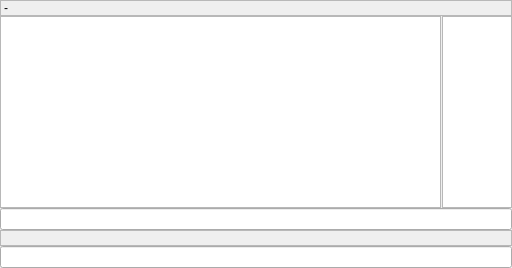
<?xml version="1.0" encoding="UTF-8"?>
<ui version="4.0">
 <class>MessageView</class>
 <widget class="QWidget" name="MessageView">
  <layout class="QVBoxLayout" name="verticalLayout">
   <property name="spacing">
    <number>0</number>
   </property>
   <property name="margin">
    <number>0</number>
   </property>
   <item>
    <widget class="QLabel" name="topicLabel">
     <property name="sizePolicy">
      <sizepolicy hsizetype="Preferred" vsizetype="Maximum">
       <horstretch>0</horstretch>
       <verstretch>0</verstretch>
      </sizepolicy>
     </property>
     <property name="autoFillBackground">
      <bool>true</bool>
     </property>
     <property name="frameShape">
      <enum>QFrame::StyledPanel</enum>
     </property>
     <property name="frameShadow">
      <enum>QFrame::Raised</enum>
     </property>
     <property name="text">
      <string>-</string>
     </property>
     <property name="wordWrap">
      <bool>true</bool>
     </property>
     <property name="openExternalLinks">
      <bool>true</bool>
     </property>
    </widget>
   </item>
   <item>
    <widget class="QSplitter" name="splitter">
     <property name="sizePolicy">
      <sizepolicy hsizetype="Expanding" vsizetype="Expanding">
       <horstretch>0</horstretch>
       <verstretch>0</verstretch>
      </sizepolicy>
     </property>
     <property name="orientation">
      <enum>Qt::Horizontal</enum>
     </property>
     <property name="handleWidth">
      <number>1</number>
     </property>
     <widget class="TextBrowser" name="textBrowser">
      <property name="sizePolicy">
       <sizepolicy hsizetype="Expanding" vsizetype="Expanding">
        <horstretch>8</horstretch>
        <verstretch>0</verstretch>
       </sizepolicy>
      </property>
      <property name="tabChangesFocus">
       <bool>true</bool>
      </property>
      <property name="textInteractionFlags">
       <set>Qt::LinksAccessibleByMouse|Qt::TextSelectableByMouse</set>
      </property>
      <property name="openExternalLinks">
       <bool>true</bool>
      </property>
      <property name="openLinks">
       <bool>true</bool>
      </property>
     </widget>
     <widget class="UserListView" name="listView">
      <property name="sizePolicy">
       <sizepolicy hsizetype="Expanding" vsizetype="Expanding">
        <horstretch>1</horstretch>
        <verstretch>0</verstretch>
       </sizepolicy>
      </property>
      <property name="focusPolicy">
       <enum>Qt::NoFocus</enum>
      </property>
      <property name="uniformItemSizes">
       <bool>true</bool>
      </property>
     </widget>
    </widget>
   </item>
   <item>
    <widget class="SearchEditor" name="searchEditor"/>
   </item>
   <item>
    <widget class="QLabel" name="helpLabel">
     <property name="sizePolicy">
      <sizepolicy hsizetype="Ignored" vsizetype="Maximum">
       <horstretch>0</horstretch>
       <verstretch>0</verstretch>
      </sizepolicy>
     </property>
     <property name="autoFillBackground">
      <bool>true</bool>
     </property>
     <property name="frameShape">
      <enum>QFrame::StyledPanel</enum>
     </property>
     <property name="frameShadow">
      <enum>QFrame::Raised</enum>
     </property>
    </widget>
   </item>
   <item>
    <widget class="LineEditor" name="lineEditor"/>
   </item>
  </layout>
 </widget>
 <customwidgets>
  <customwidget>
   <class>SearchEditor</class>
   <extends>QLineEdit</extends>
   <header>searcheditor.h</header>
  </customwidget>
  <customwidget>
   <class>TextBrowser</class>
   <extends>QTextBrowser</extends>
   <header>textbrowser.h</header>
   <container>1</container>
  </customwidget>
  <customwidget>
   <class>LineEditor</class>
   <extends>QLineEdit</extends>
   <header>lineeditor.h</header>
  </customwidget>
  <customwidget>
   <class>UserListView</class>
   <extends>QListView</extends>
   <header>userlistview.h</header>
  </customwidget>
 </customwidgets>
 <resources/>
 <connections/>
</ui>
